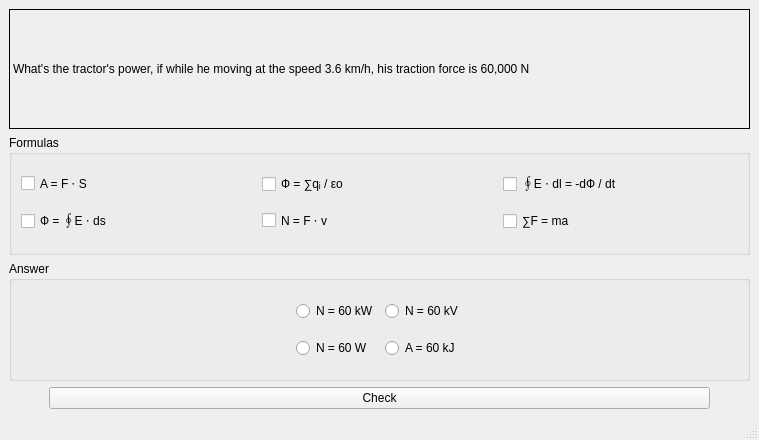
<?xml version="1.0" encoding="UTF-8"?>
<ui version="4.0">
 <class>MainWindow</class>
 <widget class="QMainWindow" name="MainWindow">
  <property name="geometry">
   <rect>
    <x>0</x>
    <y>0</y>
    <width>759</width>
    <height>440</height>
   </rect>
  </property>
  <property name="windowTitle">
   <string>lab_07</string>
  </property>
  <widget class="QWidget" name="centralwidget">
   <layout class="QVBoxLayout" name="verticalLayout">
    <item>
     <widget class="QLabel" name="label">
      <property name="frameShape">
       <enum>QFrame::Box</enum>
      </property>
      <property name="text">
       <string>What's the tractor's power, if while he moving at the speed 3.6 km/h, his traction force is 60,000 N</string>
      </property>
      <property name="textFormat">
       <enum>Qt::AutoText</enum>
      </property>
      <property name="scaledContents">
       <bool>true</bool>
      </property>
     </widget>
    </item>
    <item>
     <widget class="QGroupBox" name="groupBox">
      <property name="title">
       <string>Formulas</string>
      </property>
      <layout class="QGridLayout" name="gridLayout">
       <item row="0" column="2">
        <widget class="QCheckBox" name="checkBox_Fara">
         <property name="text">
          <string>∮E ⋅ dl = -dФ / dt</string>
         </property>
        </widget>
       </item>
       <item row="0" column="0">
        <widget class="QCheckBox" name="checkBox_A">
         <property name="text">
          <string>A = F ⋅ S</string>
         </property>
        </widget>
       </item>
       <item row="0" column="1">
        <widget class="QCheckBox" name="checkBox_F2">
         <property name="enabled">
          <bool>true</bool>
         </property>
         <property name="text">
          <string>Ф = ∑qᵢ / εo</string>
         </property>
         <property name="tristate">
          <bool>false</bool>
         </property>
        </widget>
       </item>
       <item row="3" column="0">
        <widget class="QCheckBox" name="checkBox_F1">
         <property name="text">
          <string>Ф = ∮E ⋅ ds</string>
         </property>
        </widget>
       </item>
       <item row="3" column="1">
        <widget class="QCheckBox" name="checkBox_N">
         <property name="text">
          <string>N = F ⋅ v</string>
         </property>
         <property name="tristate">
          <bool>false</bool>
         </property>
        </widget>
       </item>
       <item row="3" column="2">
        <widget class="QCheckBox" name="checkBox_Newt">
         <property name="text">
          <string>∑F = ma</string>
         </property>
        </widget>
       </item>
      </layout>
     </widget>
    </item>
    <item>
     <widget class="QGroupBox" name="groupBox_2">
      <property name="title">
       <string>Answer</string>
      </property>
      <layout class="QGridLayout" name="gridLayout_2">
       <item row="2" column="1">
        <widget class="QRadioButton" name="radioButton_2">
         <property name="text">
          <string>N = 60 W</string>
         </property>
        </widget>
       </item>
       <item row="0" column="0">
        <spacer name="horizontalSpacer">
         <property name="orientation">
          <enum>Qt::Horizontal</enum>
         </property>
         <property name="sizeHint" stdset="0">
          <size>
           <width>40</width>
           <height>20</height>
          </size>
         </property>
        </spacer>
       </item>
       <item row="0" column="2">
        <widget class="QRadioButton" name="radioButton_3">
         <property name="text">
          <string>N = 60 kV</string>
         </property>
        </widget>
       </item>
       <item row="2" column="2">
        <widget class="QRadioButton" name="radioButton_4">
         <property name="text">
          <string>A = 60 kJ</string>
         </property>
        </widget>
       </item>
       <item row="0" column="1">
        <widget class="QRadioButton" name="radioButton_corr">
         <property name="text">
          <string>N = 60 kW</string>
         </property>
        </widget>
       </item>
       <item row="0" column="3">
        <spacer name="horizontalSpacer_2">
         <property name="orientation">
          <enum>Qt::Horizontal</enum>
         </property>
         <property name="sizeHint" stdset="0">
          <size>
           <width>40</width>
           <height>20</height>
          </size>
         </property>
        </spacer>
       </item>
      </layout>
     </widget>
    </item>
    <item>
     <layout class="QHBoxLayout" name="horizontalLayout">
      <item>
       <spacer name="horizontalSpacer_3">
        <property name="orientation">
         <enum>Qt::Horizontal</enum>
        </property>
        <property name="sizeType">
         <enum>QSizePolicy::Maximum</enum>
        </property>
        <property name="sizeHint" stdset="0">
         <size>
          <width>40</width>
          <height>20</height>
         </size>
        </property>
       </spacer>
      </item>
      <item>
       <widget class="QPushButton" name="pushButton">
        <property name="enabled">
         <bool>true</bool>
        </property>
        <property name="text">
         <string>Check</string>
        </property>
       </widget>
      </item>
      <item>
       <spacer name="horizontalSpacer_4">
        <property name="orientation">
         <enum>Qt::Horizontal</enum>
        </property>
        <property name="sizeType">
         <enum>QSizePolicy::Maximum</enum>
        </property>
        <property name="sizeHint" stdset="0">
         <size>
          <width>40</width>
          <height>20</height>
         </size>
        </property>
       </spacer>
      </item>
     </layout>
    </item>
   </layout>
  </widget>
  <widget class="QMenuBar" name="menubar">
   <property name="geometry">
    <rect>
     <x>0</x>
     <y>0</y>
     <width>759</width>
     <height>28</height>
    </rect>
   </property>
  </widget>
  <widget class="QStatusBar" name="statusbar"/>
 </widget>
 <resources/>
 <connections/>
</ui>
